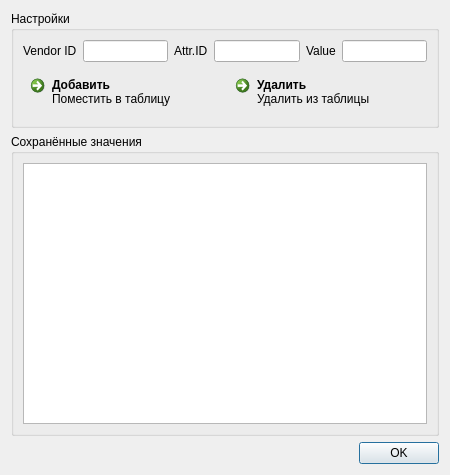
<?xml version="1.0" encoding="UTF-8"?>
<ui version="4.0">
 <class>Dialog</class>
 <widget class="QDialog" name="Dialog">
  <property name="geometry">
   <rect>
    <x>0</x>
    <y>0</y>
    <width>450</width>
    <height>475</height>
   </rect>
  </property>
  <property name="windowTitle">
   <string>Настройка RADIUS атрибутов</string>
  </property>
  <layout class="QGridLayout" name="gridLayout_2">
   <item row="0" column="0">
    <widget class="QGroupBox" name="groupBox_edit">
     <property name="title">
      <string>Настройки</string>
     </property>
     <layout class="QGridLayout" name="gridLayout_3">
      <item row="0" column="0">
       <widget class="QLabel" name="label_vendor">
        <property name="text">
         <string>Vendor ID</string>
        </property>
       </widget>
      </item>
      <item row="0" column="1">
       <widget class="QLineEdit" name="lineEdit_vendor"/>
      </item>
      <item row="0" column="2">
       <widget class="QLabel" name="label_attrid">
        <property name="text">
         <string>Attr.ID</string>
        </property>
       </widget>
      </item>
      <item row="0" column="3">
       <widget class="QLineEdit" name="lineEdit_attrid"/>
      </item>
      <item row="0" column="4">
       <widget class="QLabel" name="label_value">
        <property name="text">
         <string>Value</string>
        </property>
       </widget>
      </item>
      <item row="0" column="5">
       <widget class="QLineEdit" name="lineEdit_value"/>
      </item>
      <item row="1" column="0" colspan="6">
       <layout class="QHBoxLayout" name="horizontalLayout">
        <item>
         <widget class="QCommandLinkButton" name="commandLinkButton_add">
          <property name="text">
           <string>Добавить</string>
          </property>
          <property name="checkable">
           <bool>false</bool>
          </property>
          <property name="description">
           <string>Поместить в таблицу</string>
          </property>
         </widget>
        </item>
        <item>
         <widget class="QCommandLinkButton" name="commandLinkButton_del">
          <property name="text">
           <string>Удалить</string>
          </property>
          <property name="description">
           <string>Удалить из таблицы</string>
          </property>
         </widget>
        </item>
       </layout>
      </item>
     </layout>
    </widget>
   </item>
   <item row="1" column="0">
    <widget class="QGroupBox" name="groupBox_table">
     <property name="title">
      <string>Сохранённые значения</string>
     </property>
     <layout class="QGridLayout" name="gridLayout">
      <item row="0" column="0">
       <widget class="QTableWidget" name="tableWidget"/>
      </item>
     </layout>
    </widget>
   </item>
   <item row="2" column="0">
    <widget class="QDialogButtonBox" name="buttonBox">
     <property name="orientation">
      <enum>Qt::Horizontal</enum>
     </property>
     <property name="standardButtons">
      <set>QDialogButtonBox::Ok</set>
     </property>
    </widget>
   </item>
  </layout>
 </widget>
 <resources/>
 <connections>
  <connection>
   <sender>buttonBox</sender>
   <signal>accepted()</signal>
   <receiver>Dialog</receiver>
   <slot>accept()</slot>
   <hints>
    <hint type="sourcelabel">
     <x>248</x>
     <y>254</y>
    </hint>
    <hint type="destinationlabel">
     <x>157</x>
     <y>274</y>
    </hint>
   </hints>
  </connection>
  <connection>
   <sender>buttonBox</sender>
   <signal>rejected()</signal>
   <receiver>Dialog</receiver>
   <slot>reject()</slot>
   <hints>
    <hint type="sourcelabel">
     <x>316</x>
     <y>260</y>
    </hint>
    <hint type="destinationlabel">
     <x>286</x>
     <y>274</y>
    </hint>
   </hints>
  </connection>
 </connections>
</ui>
